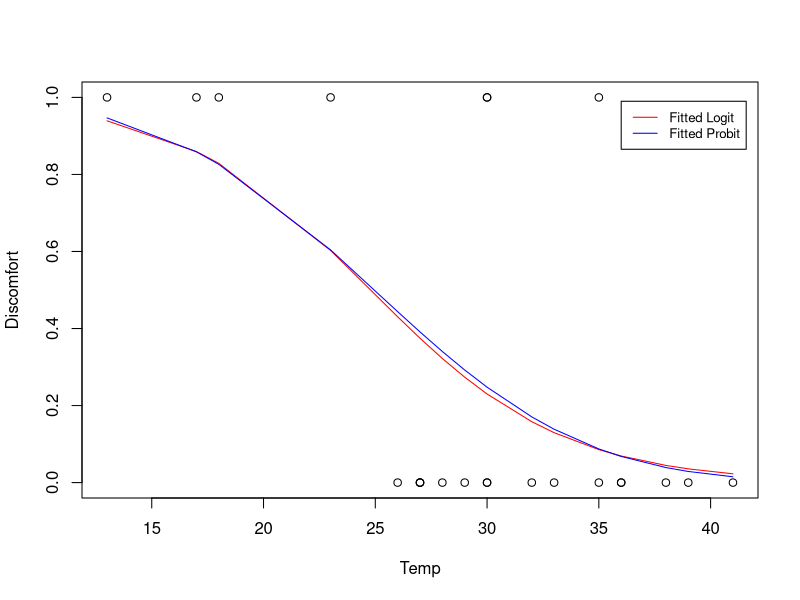
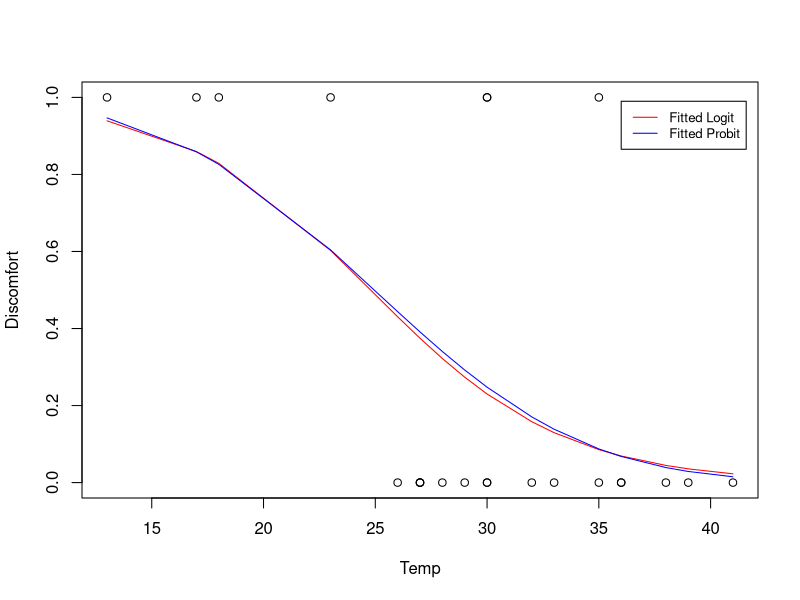

Reproduce these figures in R, in order.

Temp <- c(26,32,30,35,35,30,33,38,30,36,29,30,27,41,18,28,17,13,36,27,23,27,39)
Discomfort <- c(0,0,1,0,1,1,rep(0,8),1,0,1,1,0,0,1,0,0)
temp_discomfort <- data.frame(Temp,Discomfort)
dat <- temp_discomfort[order(temp_discomfort$Temp),]





res_logit <- glm(Discomfort~Temp, data=dat, family= binomial(link="logit") )
summary(res_logit)



res_probit <- glm(Discomfort~Temp, data=dat, family= binomial(link="probit") )
summary(res_probit)


#####################====================####################
predict.logit <- predict.glm(res_logit, type="response")
predict.probit <- predict.glm(res_probit, type="response")
plot(dat$Temp, dat$Discomfort, xlab="Temp", ylab="Discomfort")
lines(dat$Temp, predict.logit, col="red")
lines(dat$Temp, predict.probit, col="blue")
legend(36, 0.99, legend=c("Fitted Logit", "Fitted Probit"),
            col=c("red", "blue"), lty=1, cex=0.8)




pdf("jeny1.pdf",width=15,height=10) 
plot(dat$Temp, dat$Discomfort, xlab="Temp", ylab="Discomfort")
lines(dat$Temp, predict.logit, col="red")
lines(dat$Temp, predict.probit, col="blue")
legend(36, 0.99, legend=c("Fitted Logit", "Fitted Probit"),col=c("red", "blue"), lty=1, cex=0.8)
dev.off()




